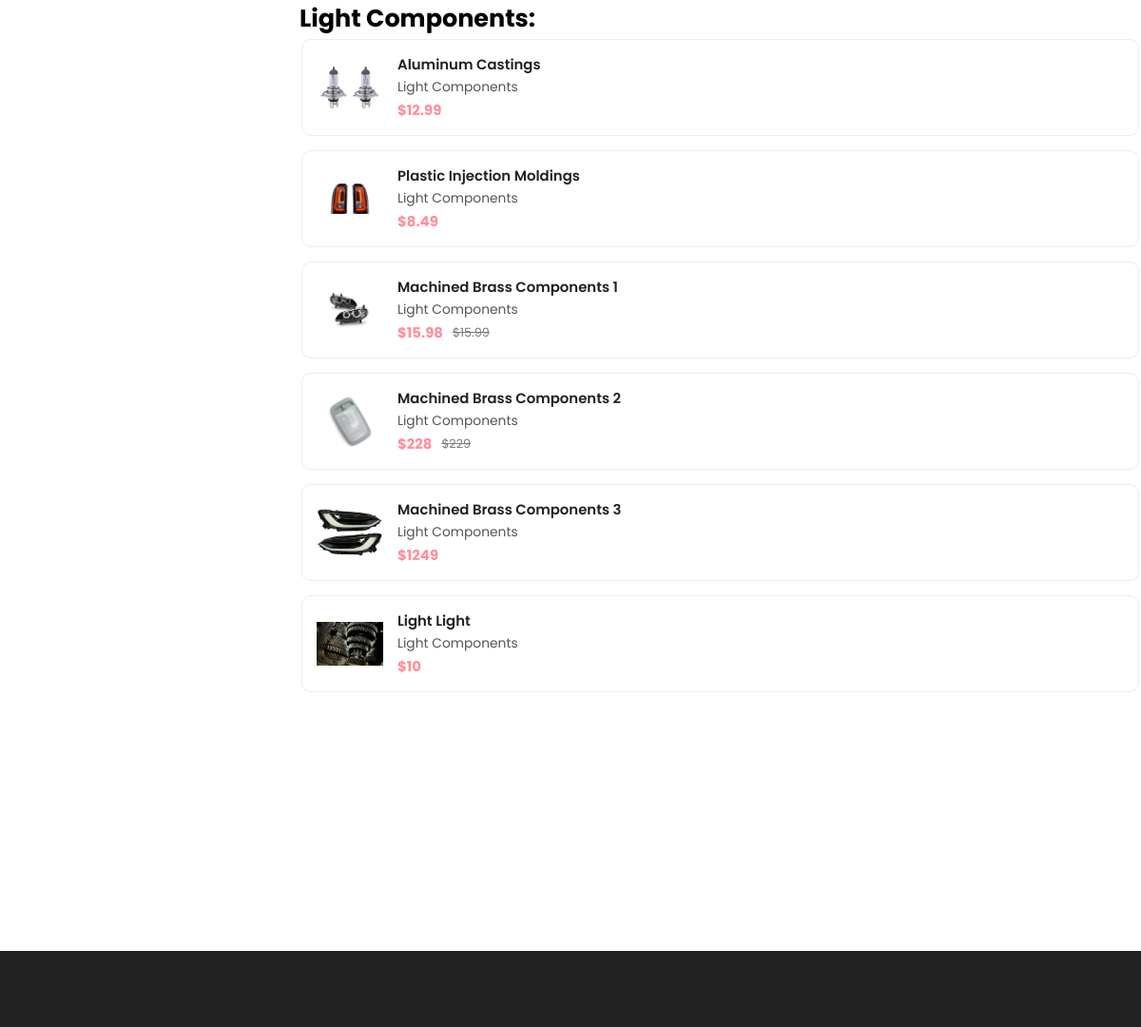
The page /dealer/listOfProduct?Category=Light_Components (signed in) on the database its author committed.
### tables this page shows
CREATE TABLE IF NOT EXISTS `sparepart` (
  `sparePartNum` mediumint NOT NULL,
  `sparePartName` varchar(50) NOT NULL,
  `sparePartDescription` varchar(255) NOT NULL,
  `stockItemQty` smallint NOT NULL,
  `weight` float NOT NULL,
  `price` float NOT NULL,
  `discountPrice` float DEFAULT NULL,
  `sparePartImage` varchar(150) DEFAULT NULL,
  PRIMARY KEY (`sparePartNum`)
);

### dealer/listOfProduct.php (the view, shortened to what this page needs)
<?php
require_once('../db/connect.php');
$category = $_GET["Category"];
?>
<!DOCTYPE html>
<html lang="en">
<head>
  <link rel="stylesheet" href="./assets/css/style-prefix.css" />
  <?php
  switch ($category) {
    case "Light_Components":
      $categoryTitle = "Light Components: ";
      break;
  }
  ?>
</head>
<body>
  <main>
    <div class="product-container">
      <div class="container">
        <div class="product-box">
          <div class="product-minimal">
            <div class="product-showcase">
              <?php
              echo '<h2 class="title">' . $categoryTitle . '</h2>';
              ?>
              <div class="showcase-wrapper has-scrollbar">
                <div class="showcase-container">
                  <?php
                  $categoryID = 0;
                  switch ($category) {
                    case "Light_Components":
                      $categoryID = 3;
                      break;
                  }
                  if ($categoryID == 0) {
                    $sql = "SELECT sparePart.sparePartNum,
                   sparePart.sparePartImage,
                   sparePart.stockItemQty,
                   sparePart.sparePartName,
                   sparePart.weight,
                   sparePart.sparePartDescription,
                   sparePart.price,
                   sparePart.discountPrice,
                   disabledsparepart.disable
            FROM sparePart
            LEFT JOIN disabledsparepart ON sparePart.sparePartNum = disabledsparepart.sparePartNum
            WHERE disabledsparepart.sparePartNum IS NULL";
                  } else {
                    $sql = "SELECT sparePart.sparePartNum,
                   sparePart.sparePartImage,
                   sparePart.stockItemQty,
                   sparePart.sparePartName,
                   sparePart.weight,
                   sparePart.sparePartDescription,
                   sparePart.price,
                   sparePart.discountPrice,
                   disabledsparepart.disable
            FROM sparePart
            LEFT JOIN disabledsparepart ON sparePart.sparePartNum = disabledsparepart.sparePartNum
            WHERE disabledsparepart.sparePartNum IS NULL
              AND sparePart.sparePartNum LIKE ?";
                  }
                  $stmt = $conn->prepare($sql);
                  if ($categoryID != 0) {
                    $categoryIDParam = $categoryID . '%';
                    $stmt->bind_param("s", $categoryIDParam);
                  }
                  $stmt->execute();
                  $result = $stmt->get_result();
                  if ($result->num_rows > 0) {
                    while ($row = $result->fetch_assoc()) {
                      $categoryName = "";
                      switch (substr($row["sparePartNum"], 0, 1)) {
                        case "3":
                          $categoryName = "Light Components";
                          break;
                      }
                  ?>
                      <div class="showcase" onclick="ProductDetail(<?php echo $row['sparePartNum'] ?>)">
                        <a href="#" class="showcase-img-box">
                          <img src="<?php echo $row["sparePartImage"] ?>" width="70" class="showcase-img" />
                        </a>
                        <div class="showcase-content">
                          <a href="#">
                            <h4 class="showcase-title"><?php echo $row["sparePartName"] ?></h4>
                          </a>
                          <a class="showcase-category"><?php echo $categoryName ?></a>
                          <?php
                          if ($row["discountPrice"] == null) {
                            $price = $row["price"];
                            echo '<div class="price-box">
                        <p class="price">$' . $price . '</p>
                    </div>';
                          } else {
                            $price = $row["discountPrice"];
                            $delPrice = $row["price"];
                            echo '<div class="price-box">
                        <p class="price">$' . $price . '</p>
                        <del>$' . $delPrice . '</del>
                    </div>';
                          }
                          ?>
                        </div>
                      </div>
                  <?php
                    }
                  }
                  ?>
                </div>
              </div>
            </div>
          </div>
        </div>
      </div>
    </div>
  </main>
  <footer>
  </footer>
</body>
</html>

### rows shown on the page
sparepart: sparePartImage (picture), sparePartName "Aluminum Castings", sparePartNum "Light Components", price "12.99"
sparepart: sparePartImage (picture), sparePartName "Plastic Injection Moldings", sparePartNum "Light Components", price "8.49"
sparepart: sparePartImage (picture), sparePartName "Machined Brass Components 1", sparePartNum "Light Components", discountPrice "15.98", price "15.99"
sparepart: sparePartImage (picture), sparePartName "Machined Brass Components 2", sparePartNum "Light Components", discountPrice "228", price "229"
sparepart: sparePartImage (picture), sparePartName "Machined Brass Components 3", sparePartNum "Light Components", price "1249"
sparepart: sparePartImage (picture), sparePartName "Light Light", sparePartNum "Light Components", price "10"

### other values the page prints
$categoryTitle "Light Components:"
